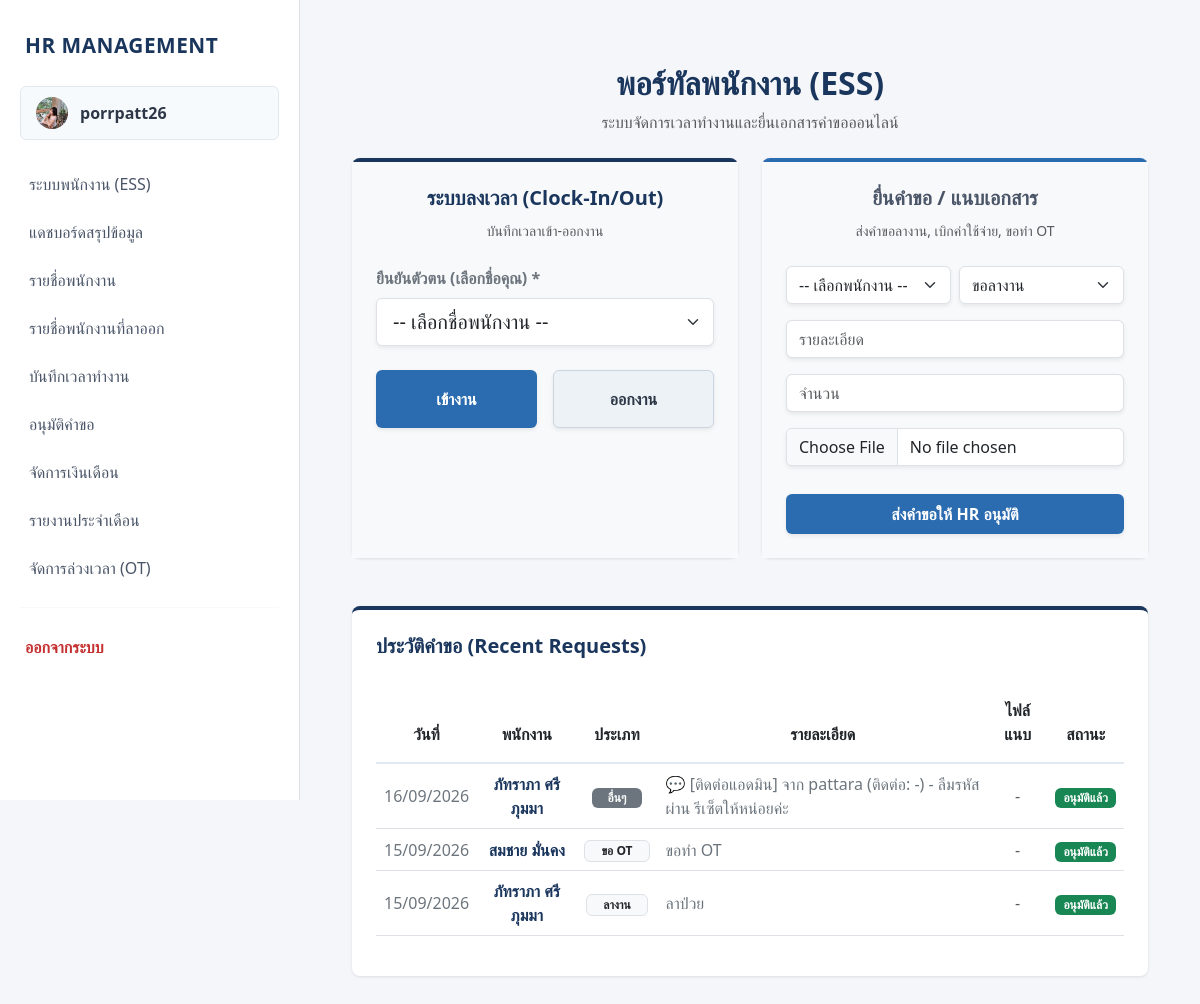
Screenshot of /ess/ (signed in) with the database file from the repository.
### myapp/models.py (models this page shows, shortened)
class Employee(models.Model):
    title = models.CharField(max_length=10, choices=TITLE_CHOICES, default='นาย', verbose_name="คำนำหน้าชื่อ")
    first_name = models.CharField(max_length=100, verbose_name="ชื่อ")
    last_name = models.CharField(max_length=100, verbose_name="นามสกุล")
    gender = models.CharField(max_length=1, choices=GENDER_CHOICES, verbose_name="เพศ")
    birth_date = models.DateField(verbose_name="วัน-เดือน-ปี เกิด (YYYY-MM-DD)")
    salary = models.DecimalField(max_digits=10, decimal_places=2, verbose_name="เงินเดือน")
    department = models.CharField(max_length=20, choices=DEPT_CHOICES, verbose_name="แผนก")
    position = models.CharField(max_length=100, null=True, blank=True, verbose_name="ตำแหน่ง")
    hire_date = models.DateField(null=True, blank=True, verbose_name="วันที่เริ่มทำงาน")
    status = models.CharField(max_length=20, choices=STATUS_CHOICES, default='active', verbose_name="สถานะพนักงาน")
    phone_number = models.CharField(max_length=15, null=True, blank=True, verbose_name="เบอร์โทรศัพท์")
    bank_name = models.CharField(max_length=50, choices=BANK_CHOICES, null=True, blank=True, verbose_name="ชื่อธนาคาร")
    bank_account = models.CharField(max_length=50, null=True, blank=True, verbose_name="เลขบัญชีธนาคาร")
    photo = models.ImageField(upload_to='employee_photos/', null=True, blank=True, verbose_name="รูปภาพประจำตัว")

class EmployeeRequest(models.Model):
    REQUEST_TYPES = [
        ('leave', 'ขอลาหยุด'),
        ('ot', 'ขอทำงานล่วงเวลา (OT)'),
        ('expense', 'ขอเบิกค่าใช้จ่าย'),
    ]
    STATUS_CHOICES = [
        ('pending', 'รออนุมัติ'),
        ('approved', 'อนุมัติแล้ว'),
        ('rejected', 'ไม่อนุมัติ'),
    ]
    employee = models.ForeignKey(Employee, on_delete=models.CASCADE, verbose_name="พนักงาน")
    request_type = models.CharField(max_length=20, choices=REQUEST_TYPES, verbose_name="ประเภทคำขอ")
    title = models.CharField(max_length=200, verbose_name="หัวข้อ / รายละเอียด")
    amount = models.DecimalField(max_digits=10, decimal_places=2, default=0.0, verbose_name="จำนวนเงิน หรือ จำนวนชั่วโมง")
    status = models.CharField(max_length=20, choices=STATUS_CHOICES, default='pending', verbose_name="สถานะ")
    created_at = models.DateTimeField(auto_now_add=True, verbose_name="วันที่ส่งคำขอ")
    attachment = models.FileField(upload_to='attachments/', null=True, blank=True, verbose_name="ไฟล์แนบ (ใบรับรองแพทย์/ใบเสร็จ)")
    class Meta:
        ordering = ['-created_at']

### myapp/views.py (the view, shortened to what this page needs)
# urls.py: path('ess/', views.ess_dashboard, name='ess_dashboard'),
@login_required
def ess_dashboard(request):
    employees = Employee.objects.exclude(status='resigned')
    recent_requests = EmployeeRequest.objects.all().order_by('-created_at')[:10]
    return render(request, 'ess_dashboard.html', {
        'employees': employees,
        'recent_requests': recent_requests
    })

### myapp/context_processors.py (called while the page is built)
def get_employee_data(request):
    if request.user.is_authenticated:
        emp = Employee.objects.filter(
            first_name=request.user.first_name,
            last_name=request.user.last_name
        ).first()
        return {'current_emp': emp}
    return {}

### templates/ess_dashboard.html (shortened to what this page needs)
{% extends 'basetemplate.html' %}
{% block content %}
<div class="container mt-4 mb-5">
    <div class="text-center mb-4">
        <h2 class="fw-bold text-corporate-blue"> พอร์ทัลพนักงาน (ESS)</h2>
        <p class="text-muted">ระบบจัดการเวลาทำงานและยื่นเอกสารคำขอออนไลน์</p>
    </div>
    <div class="row g-4 mb-5">
        <div class="col-md-6">
            <div class="card card-custom border-0 border-top border-4 border-corporate-blue h-100">
                <div class="card-body p-4 bg-light">
                    <div class="text-center mb-4">
                        <h5 class="fw-bold text-corporate-blue">ระบบลงเวลา (Clock-In/Out)</h5>
                        <small class="text-muted">บันทึกเวลาเข้า-ออกงาน</small>
                    </div>
                    <form method="POST" action="">
                        <div class="mb-4">
                            <label class="form-label fw-bold text-secondary">ยืนยันตัวตน (เลือกชื่อคุณ) *</label>
                            <select name="employee_id" class="form-select form-select-lg rounded-2 shadow-sm" required>
                                <option value="">-- เลือกชื่อพนักงาน --</option>
                            </select>
                        </div>
                        <div class="d-flex gap-3 mt-4">
                            <button type="submit" name="action" value="check_in" class="btn btn-primary-corporate w-50 py-3 fw-bold rounded-2 shadow-sm">เข้างาน</button>
                            <button type="submit" name="action" value="check_out" class="btn btn-secondary-corporate w-50 py-3 fw-bold rounded-2 shadow-sm">ออกงาน</button>
                        </div>
                    </form>
                </div>
            </div>
        </div>
        <div class="col-md-6">
            <div class="card card-custom border-0 border-top border-4 border-corporate-secondary h-100">
                <div class="card-body p-4 bg-light">
                    <div class="text-center mb-4">
                        <h5 class="fw-bold text-corporate-secondary">ยื่นคำขอ / แนบเอกสาร</h5>
                        <small class="text-muted">ส่งคำขอลางาน, เบิกค่าใช้จ่าย, ขอทำ OT</small>
                    </div>
                    <form method="POST" action="" enctype="multipart/form-data">
                        <div class="row mb-3 g-2">
                            <div class="col-sm-6">
                                <select name="employee_id" class="form-select rounded-2 shadow-sm" required>
                                    <option value="">-- เลือกพนักงาน --</option>
                                </select>
                            </div>
                            <div class="col-sm-6">
                                <select name="request_type" class="form-select rounded-2 shadow-sm" required>
                                    <option value="leave">ขอลางาน</option>
                                </select>
                            </div>
                        </div>
                        <div class="mb-3">
                            <input type="text" name="title" class="form-control rounded-2 shadow-sm" placeholder="รายละเอียด" required>
                        </div>
                        <div class="mb-3">
                            <input type="number" name="amount" class="form-control rounded-2 shadow-sm" placeholder="จำนวน" required>
                        </div>
                        <div class="mb-4">
                            <input type="file" name="attachment" class="form-control rounded-2 shadow-sm">
                        </div>
                        <button type="submit" class="btn btn-primary-corporate w-100 py-2 fw-bold shadow-sm rounded-2 mt-1">
                            ส่งคำขอให้ HR อนุมัติ
                        </button>
                    </form>
                </div>
            </div>
        </div>
    </div>
    <div class="card card-custom border-0 border-top border-4 border-corporate-blue mb-5">
        <div class="card-body p-4">
            <h5 class="fw-bold mb-4 text-corporate-blue">ประวัติคำขอ (Recent Requests)</h5>
            <div class="table-responsive">
                <table class="table table-hover align-middle">
                    <thead class="table-custom-header text-center">
                        <tr>
                            <th class="py-3" style="border-top-left-radius: 4px;">วันที่</th>
                            <th class="py-3">พนักงาน</th>
                            <th class="py-3">ประเภท</th>
                            <th class="py-3">รายละเอียด</th>
                            <th class="py-3">ไฟล์แนบ</th>
                            <th class="py-3" style="border-top-right-radius: 4px;">สถานะ</th>
                        </tr>
                    </thead>
                    <tbody class="text-center">
                        {% for req in recent_requests %}
                        <tr>
                            <td class="text-secondary">{{ req.created_at|date:"d/m/Y" }}</td>
                            <td><span class="fw-semibold text-corporate-blue">{{ req.employee.first_name }} {{ req.employee.last_name }}</span></td>
                            <td>
                                {% if req.request_type == 'leave' %} <span class="badge bg-light text-dark border rounded-2 px-3 py-1">ลางาน</span>
                                {% elif req.request_type == 'ot' %} <span class="badge bg-light text-dark border rounded-2 px-3 py-1">ขอ OT</span>
                                {% elif req.request_type == 'expense' %} <span class="badge bg-light text-dark border rounded-2 px-3 py-1">เบิกจ่าย</span>
                                {% else %} <span class="badge bg-secondary rounded-2 px-3 py-1">อื่นๆ</span> {% endif %}
                            </td>
                            <td class="text-start text-secondary">{{ req.title }}</td>
                            <td>
                                {% if req.attachment %} <a href="{{ req.attachment.url }}" target="_blank" class="btn btn-sm btn-outline-secondary rounded-2 px-3">ดูไฟล์</a>
                                {% else %} <span class="text-muted">-</span> {% endif %}
                            </td>
                            <td>
                                {% if req.status == 'pending' %} <span class="badge bg-warning text-dark px-2 py-1 rounded-2">รออนุมัติ</span>
                                {% elif req.status == 'approved' %} <span class="badge bg-success px-2 py-1 rounded-2">อนุมัติแล้ว</span>
                                {% else %} <span class="badge bg-danger px-2 py-1 rounded-2">ไม่อนุมัติ</span> {% endif %}
                            </td>
                        </tr>
                        {% empty %}
                        <tr><td colspan="6" class="text-muted py-5 text-center">ไม่มีประวัติการยื่นคำขอ</td></tr>
                        {% endfor %}
                    </tbody>
                </table>
            </div>
        </div>
    </div>
</div>
{% endblock %}

### templates/basetemplate.html (shortened to what this page needs)
<!DOCTYPE html>
<html lang="th">
<head>
    <link href="https://cdn.jsdelivr.net/npm/bootstrap@5.3.0/dist/css/bootstrap.min.css" rel="stylesheet">
</head>
<body>
    <nav class="sidebar">
        <a href="{% url 'index' %}" class="sidebar-brand">
            HR MANAGEMENT
        </a>
        <a href="{% url 'profile' %}" class="user-profile">
            {% if current_emp and current_emp.photo %}
                <img src="{{ current_emp.photo.url }}" class="user-avatar" style="object-fit: cover; padding: 0;">
            {% else %}
                <div class="user-avatar">EMP</div>
            {% endif %}
            <div>{{ user.username }}</div>
        </a>
        <ul class="nav flex-column mb-auto">
            <li class="nav-item">
                <a class="nav-link" href="{% url 'ess_dashboard' %}">
                    ระบบพนักงาน (ESS)
                </a>
            </li>
            {% if user.is_staff %}
            <li class="nav-item">
                <a class="nav-link" href="{% url 'dashboard' %}">
                    แดชบอร์ดสรุปข้อมูล
                </a>
            </li>
            <li class="nav-item">
                <a class="nav-link" href="{% url 'index' %}">
                    รายชื่อพนักงาน
                </a>
            </li>
            <li class="nav-item">
                <a class="nav-link" href="{% url 'resigned_list' %}">
                    รายชื่อพนักงานที่ลาออก
                </a>
            </li>
            <li class="nav-item">
                <a class="nav-link" href="{% url 'attendance' %}">
                    บันทึกเวลาทำงาน
                </a>
            </li>
            <li class="nav-item">
                <a class="nav-link" href="{% url 'approval' %}">
                    อนุมัติคำขอ
                </a>
            </li>
            <li class="nav-item">
                <a class="nav-link" href="{% url 'payroll' %}">
                    จัดการเงินเดือน
                </a>
            </li>
            <li class="nav-item">
                <a class="nav-link" href="{% url 'reports' %}">
                    รายงานประจำเดือน
                </a>
            </li>
            <li class="nav-item">
                <a class="nav-link" href="{% url 'ot_management' %}">
                    จัดการล่วงเวลา (OT)
                </a>
            </li>
            {% endif %}
        </ul>
        <hr style="margin: 15px 20px; border-color: #E2E8F0;">
        <form action="{% url 'logout' %}" method="post" class="m-0">
            <button type="submit" class="btn-logout">
                ออกจากระบบ
            </button>
        </form>
    </nav>
    <main class="main-content">
        {% block content %}
        {% endblock %}
    </main>
</body>
</html>

### templates/basetemplate.html (style rules this page uses)
body { background-color: #F4F6F9; font-family: 'Segoe UI', Tahoma, Geneva, Verdana, sans-serif; }
.sidebar { width: 300px; height: 100vh; background-color: #FFFFFF; position: fixed; top: 0; left: 0; padding-top: 15px; overflow-y: auto; border-right: 1px solid #DEE2E6; }
.sidebar-brand { color: #1A365D !important; font-weight: 800; font-size: 1.3rem; text-decoration: none; display: block; padding: 15px 25px; margin-bottom: 10px; letter-spacing: 0.5px; }
.user-profile { padding: 10px 15px; margin: 0 20px 20px 20px; border-radius: 6px; border: 1px solid #E2E8F0; display: flex; align-items: center; text-decoration: none; color: #2D3748; font-weight: 600; transition: 0.2s; background-color: #F7FAFC; }
.user-avatar { width: 32px; height: 32px; border-radius: 50%; background-color: #CBD5E0; color: #2D3748; display: flex; align-items: center; justify-content: center; margin-right: 12px; font-weight: bold; font-size: 0.9rem; }
.sidebar .nav-link { color: #4A5568 !important; font-weight: 500; border-radius: 0; padding: 12px 25px; display: flex; align-items: center; transition: all 0.2s ease; border-left: 4px solid transparent; }
.btn-logout { background-color: transparent; color: #C53030; font-weight: 600; border: none; padding: 12px 25px; width: 100%; display: flex; align-items: center; transition: 0.2s; text-align: left; }
.main-content { margin-left: 300px; padding: 2.5rem; min-height: 100vh; }

### templates/ess_dashboard.html (style rules this page uses)
.text-corporate-blue { color: #1A365D !important; }
.text-corporate-secondary { color: #4A5568 !important; }
.border-corporate-blue { border-color: #1A365D !important; }
.border-corporate-secondary { border-color: #2B6CB0 !important; }
.btn-primary-corporate { background-color: #2B6CB0; color: #fff; border: none; transition: 0.3s; }
.btn-secondary-corporate { background-color: #EDF2F7; color: #2D3748; border: 1px solid #CBD5E0; transition: 0.3s; font-weight: 500; }
.card-custom { border-radius: 0.5rem; box-shadow: 0 1px 3px rgba(0,0,0,0.1); border: 1px solid #E2E8F0; background-color: #fff; transition: transform 0.3s; }
.table-custom-header { background-color: #F8FAFC !important; color: #4A5568 !important; border-bottom: 2px solid #E2E8F0; }

### rows the page displays
Employee: photo (picture)
EmployeeRequest: created_at "16/09/2026", employee.first_name "ภัทราภา", employee.last_name "ศรีภุมมา", request_type "อื่นๆ", title "💬 [ติดต่อแอดมิน] จาก pattara (ติดต่อ: -) - ลืมรหัสผ่าน รีเซ็ตให้หน่อยค่ะ", status "อนุมัติแล้ว"
EmployeeRequest: created_at "15/09/2026", employee.first_name "สมชาย", employee.last_name "มั่นคง", request_type "ขอ OT", title "ขอทำ OT", status "อนุมัติแล้ว"
EmployeeRequest: created_at "15/09/2026", employee.first_name "ภัทราภา", employee.last_name "ศรีภุมมา", request_type "ลางาน", title "ลาป่วย", status "อนุมัติแล้ว"

### other values shown
{{ user.username }} "porrpatt26"
